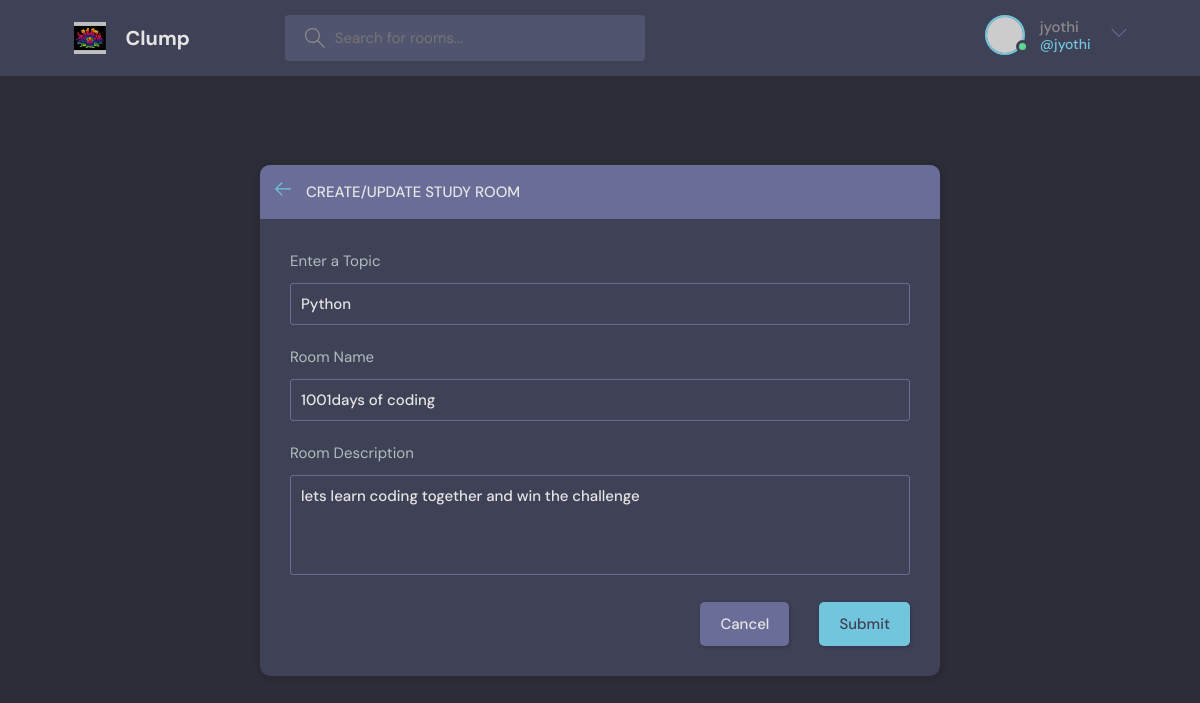
The app's page /update-room/3/ (signed in) with its own data.
### base/models.py (models this page shows, shortened)
class Room(models.Model):
    host=models.ForeignKey(User,on_delete=models.SET_NULL,null=True)
    topic=models.ForeignKey(Topic,on_delete=models.SET_NULL,null=True)
    name=models.CharField(max_length=200)
    description= models.TextField(null=True,blank=True) # It can be Null
    participants=models.ManyToManyField(User,related_name='participants',blank=True)
    update = models.DateTimeField(auto_now=True)
    created=models.DateTimeField(auto_now_add=True)
    class Meta:
        ordering=['-update','-created']

class Topic(models.Model):
    name=models.CharField(max_length=200)

### base/views.py (the view, shortened to what this page needs)
# urls.py: path('update-room/<str:pk>/',views.updateRoom,name="update-room"),
@login_required(login_url='/login/')
def updateRoom(request,pk):
    room=Room.objects.get(id=pk)
    form =RoomForm(instance=room)
    topics=Topic.objects.all()
    if request.user != room.host:
        return HttpResponse("Access Denied")
    context={'form':form,'topics': topics,'room' :room}
    return render(request,'base/room_form.html',context)

### base/forms.py
class RoomForm(ModelForm):
    class Meta:
        model = Room
        fields='__all__'
        exclude=['host','participants']

### base/templates/base/room_form.html (shortened to what this page needs)
{% extends 'main.html' %}
{% block content %}
<main class="create-room layout">
    <div class="container">
      <div class="layout__box">
        <div class="layout__boxHeader">
          <div class="layout__boxTitle">
            <a href="{% url 'home' %}">
              <svg version="1.1" xmlns="http://www.w3.org/2000/svg" width="32" height="32" viewBox="0 0 32 32">
                <title>arrow-left</title>
                <path
                  d="M13.723 2.286l-13.723 13.714 13.719 13.714 1.616-1.611-10.96-10.96h27.625v-2.286h-27.625l10.965-10.965-1.616-1.607z">
                </path>
              </svg>
            </a>
            <h3>Create/Update Study Room</h3>
          </div>
        </div>
        <div class="layout__body">
          <form class="form" action="" method="POST">
            <div class="form__group">
              <label for="room_topic">Enter a Topic</label>
              <input required type="text" value="{{room.topic.name}}" name="topic" list="topic-list" />
            </div>
            <div class="form__group">
              <label for="room_name">Room Name</label>
              {{form.name}}
            </div>
            <div class="form__group">
              <label for="room_description">Room Description</label>
              {{form.description}}
            </div>
            <div class="form__action">
              <a class="btn btn--dark" href="index.html">Cancel</a>
              <button class="btn btn--main" type="submit">Submit</button>
            </div>
          </form>
        </div>
      </div>
    </div>
  </main>
{% endblock content %}

### templates/navbar.html (shortened to what this page needs)
{% load static %}
<header class="header header--loggedIn">
    <div class="container">
      <a href="{% url 'home' %}" class="header__logo">
        <img src="{% static 'images/logoo.jpeg' %}" />
        <h1>Clump</h1>
      </a>
      <form class="header__search",method="GET" action="{% url 'home' %}">
        <label>
          <input name ="q" placeholder="Search for rooms..." />
        </label>
      </form>
      <nav class="header__menu">
        {% if request.user.is_authenticated %}
        <div class="header__user">
          <a href="{% url 'update-user' %}">
            <div class="avatar avatar--medium active">
              <img src="https://randomuser.me/api/portraits/men/37.jpg" />
            </div>
            <p>{{request.user.username}} <span>@{{request.user.username}}</span></p>
          </a>
          <button class="dropdown-button">
            <svg version="1.1" xmlns="http://www.w3.org/2000/svg" width="32" height="32" viewBox="0 0 32 32">
              <title>chevron-down</title>
              <path d="M16 21l-13-13h-3l16 16 16-16h-3l-13 13z"></path>
            </svg>
          </button>
        </div>
        {% else %}
        <a href="{% url 'login' %}">
          <img src="./assets/avatar.svg" />
          <p>Login</p>
        </a>
        {% endif %}
      </nav>
    </div>
  </header>

### records on screen
Room: topic "Python", name "1001days of coding", description "lets learn coding together and win the challenge"

### other values on screen
{{ request.user.username }} "jyothi"
